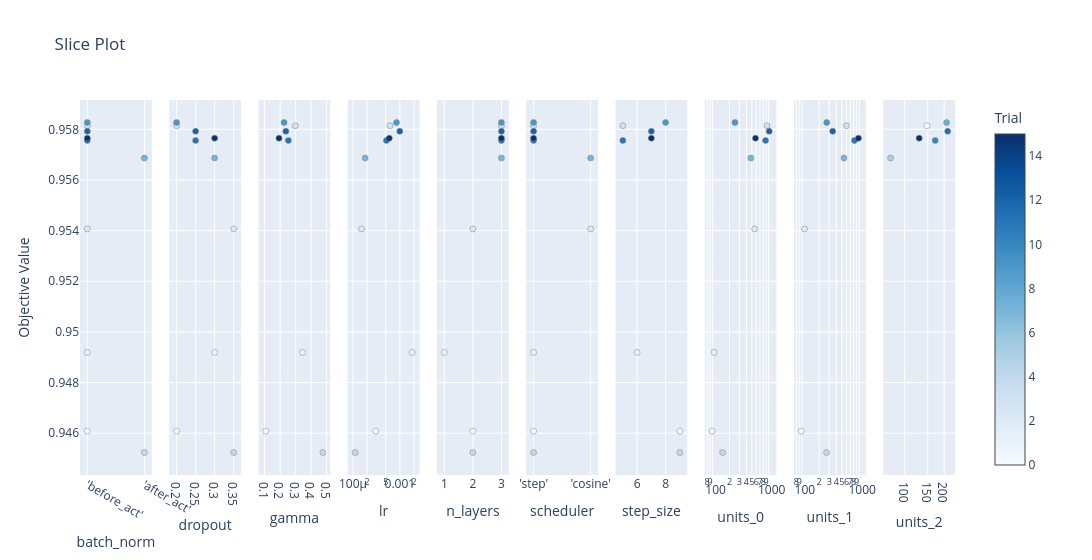

Notebook source saved alongside this figure:
### Markdown cell above
## Visualization: Slice Plot

### Code cell
fig = _safe_viz(plot_slice, study, min_complete=5)
_save_viz(fig, 'slice_plot.html')
if fig: fig.show()

### Figure 1 — Plotly figure (JSON) as saved in the notebook; plotly's stock layout.template omitted (floating-point values rounded to 4 significant figures)
{"data": [{"marker": {"color": [0, 1, 2, 3, 9, 11, 12, 15, 4, 7], "colorbar": {"title": {"text": "Trial"}, "x": 1, "xpad": 40}, "colorscale": [[0, "rgb(247,251,255)"], [0.125, "rgb(222,235,247)"], [0.25, "rgb(198,219,239)"], [0.375, "rgb(158,202,225)"], [0.5, "rgb(107,174,214)"], [0.625, "rgb(66,146,198)"], [0.75, "rgb(33,113,181)"], [0.875, "rgb(8,81,156)"], [1, "rgb(8,48,107)"]], "line": {"color": "Grey", "width": 0.5}, "showscale": true}, "mode": "markers", "name": "Feasible Trial", "showlegend": false, "type": "scatter", "x": ["'before_act'", "'before_act'", "'before_act'", "'before_act'", "'before_act'", "'before_act'", "'before_act'", "'before_act'", "'after_act'", "'after_act'"], "xaxis": "x", "y": [0.9461, 0.9492, 0.9541, 0.9581, 0.9583, 0.9576, 0.9579, 0.9577, 0.9452, 0.9569], "yaxis": "y"}, {"marker": {"color": [0, 1, 2, 3, 4, 7, 9, 11, 12, 15], "colorbar": {"title": {"text": "Trial"}, "x": 1, "xpad": 40}, "colorscale": [[0, "rgb(247,251,255)"], [0.125, "rgb(222,235,247)"], [0.25, "rgb(198,219,239)"], [0.375, "rgb(158,202,225)"], [0.5, "rgb(107,174,214)"], [0.625, "rgb(66,146,198)"], [0.75, "rgb(33,113,181)"], [0.875, "rgb(8,81,156)"], [1, "rgb(8,48,107)"]], "line": {"color": "Grey", "width": 0.5}, "showscale": false}, "mode": "markers", "name": "Feasible Trial", "showlegend": false, "type": "scatter", "x": [0.2, 0.3, 0.35, 0.2, 0.35, 0.3, 0.2, 0.25, 0.25, 0.3], "xaxis": "x2", "y": [0.9461, 0.9492, 0.9541, 0.9581, 0.9452, 0.9569, 0.9583, 0.9576, 0.9579, 0.9577], "yaxis": "y2"}, {"marker": {"color": [0, 1, 3, 4, 9, 11, 12, 15], "colorbar": {"title": {"text": "Trial"}, "x": 1, "xpad": 40}, "colorscale": [[0, "rgb(247,251,255)"], [0.125, "rgb(222,235,247)"], [0.25, "rgb(198,219,239)"], [0.375, "rgb(158,202,225)"], [0.5, "rgb(107,174,214)"], [0.625, "rgb(66,146,198)"], [0.75, "rgb(33,113,181)"], [0.875, "rgb(8,81,156)"], [1, "rgb(8,48,107)"]], "line": {"color": "Grey", "width": 0.5}, "showscale": false}, "mode": "markers", "name": "Feasible Trial", "showlegend": false, "type": "scatter", "x": [0.1082, 0.3447, 0.2981, 0.4758, 0.2257, 0.2533, 0.2371, 0.1931], "xaxis": "x3", "y": [0.9461, 0.9492, 0.9581, 0.9452, 0.9583, 0.9576, 0.9579, 0.9577], "yaxis": "y3"}, {"marker": {"color": [0, 1, 2, 3, 4, 7, 9, 11, 12, 15], "colorbar": {"title": {"text": "Trial"}, "x": 1, "xpad": 40}, "colorscale": [[0, "rgb(247,251,255)"], [0.125, "rgb(222,235,247)"], [0.25, "rgb(198,219,239)"], [0.375, "rgb(158,202,225)"], [0.5, "rgb(107,174,214)"], [0.625, "rgb(66,146,198)"], [0.75, "rgb(33,113,181)"], [0.875, "rgb(8,81,156)"], [1, "rgb(8,48,107)"]], "line": {"color": "Grey", "width": 0.5}, "showscale": false}, "mode": "markers", "name": "Feasible Trial", "showlegend": false, "type": "scatter", "x": [0.0003071, 0.001828, 0.0001519, 0.0006172, 0.0001109, 0.0001814, 0.0008471, 0.0005157, 0.0009946, 0.000594], "xaxis": "x4", "y": [0.9461, 0.9492, 0.9541, 0.9581, 0.9452, 0.9569, 0.9583, 0.9576, 0.9579, 0.9577], "yaxis": "y4"}, {"marker": {"color": [0, 1, 2, 3, 4, 7, 9, 11, 12, 15], "colorbar": {"title": {"text": "Trial"}, "x": 1, "xpad": 40}, "colorscale": [[0, "rgb(247,251,255)"], [0.125, "rgb(222,235,247)"], [0.25, "rgb(198,219,239)"], [0.375, "rgb(158,202,225)"], [0.5, "rgb(107,174,214)"], [0.625, "rgb(66,146,198)"], [0.75, "rgb(33,113,181)"], [0.875, "rgb(8,81,156)"], [1, "rgb(8,48,107)"]], "line": {"color": "Grey", "width": 0.5}, "showscale": false}, "mode": "markers", "name": "Feasible Trial", "showlegend": false, "type": "scatter", "x": [2, 1, 2, 3, 2, 3, 3, 3, 3, 3], "xaxis": "x5", "y": [0.9461, 0.9492, 0.9541, 0.9581, 0.9452, 0.9569, 0.9583, 0.9576, 0.9579, 0.9577], "yaxis": "y5"}, {"marker": {"color": [0, 1, 3, 4, 9, 11, 12, 15, 2, 7], "colorbar": {"title": {"text": "Trial"}, "x": 1, "xpad": 40}, "colorscale": [[0, "rgb(247,251,255)"], [0.125, "rgb(222,235,247)"], [0.25, "rgb(198,219,239)"], [0.375, "rgb(158,202,225)"], [0.5, "rgb(107,174,214)"], [0.625, "rgb(66,146,198)"], [0.75, "rgb(33,113,181)"], [0.875, "rgb(8,81,156)"], [1, "rgb(8,48,107)"]], "line": {"color": "Grey", "width": 0.5}, "showscale": false}, "mode": "markers", "name": "Feasible Trial", "showlegend": false, "type": "scatter", "x": ["'step'", "'step'", "'step'", "'step'", "'step'", "'step'", "'step'", "'step'", "'cosine'", "'cosine'"], "xaxis": "x6", "y": [0.9461, 0.9492, 0.9581, 0.9452, 0.9583, 0.9576, 0.9579, 0.9577, 0.9541, 0.9569], "yaxis": "y6"}, {"marker": {"color": [0, 1, 3, 4, 9, 11, 12, 15], "colorbar": {"title": {"text": "Trial"}, "x": 1, "xpad": 40}, "colorscale": [[0, "rgb(247,251,255)"], [0.125, "rgb(222,235,247)"], [0.25, "rgb(198,219,239)"], [0.375, "rgb(158,202,225)"], [0.5, "rgb(107,174,214)"], [0.625, "rgb(66,146,198)"], [0.75, "rgb(33,113,181)"], [0.875, "rgb(8,81,156)"], [1, "rgb(8,48,107)"]], "line": {"color": "Grey", "width": 0.5}, "showscale": false}, "mode": "markers", "name": "Feasible Trial", "showlegend": false, "type": "scatter", "x": [9, 6, 5, 9, 8, 5, 7, 7], "xaxis": "x7", "y": [0.9461, 0.9492, 0.9581, 0.9452, 0.9583, 0.9576, 0.9579, 0.9577], "yaxis": "y7"}, {"marker": {"color": [0, 1, 2, 3, 4, 7, 9, 11, 12, 15], "colorbar": {"title": {"text": "Trial"}, "x": 1, "xpad": 40}, "colorscale": [[0, "rgb(247,251,255)"], [0.125, "rgb(222,235,247)"], [0.25, "rgb(198,219,239)"], [0.375, "rgb(158,202,225)"], [0.5, "rgb(107,174,214)"], [0.625, "rgb(66,146,198)"], [0.75, "rgb(33,113,181)"], [0.875, "rgb(8,81,156)"], [1, "rgb(8,48,107)"]], "line": {"color": "Grey", "width": 0.5}, "showscale": false}, "mode": "markers", "name": "Feasible Trial", "showlegend": false, "type": "scatter", "x": [98, 106, 564, 931, 151, 482, 251, 881, 1021, 583], "xaxis": "x8", "y": [0.9461, 0.9492, 0.9541, 0.9581, 0.9452, 0.9569, 0.9583, 0.9576, 0.9579, 0.9577], "yaxis": "y8"}, {"marker": {"color": [0, 2, 3, 4, 7, 9, 11, 12, 15], "colorbar": {"title": {"text": "Trial"}, "x": 1, "xpad": 40}, "colorscale": [[0, "rgb(247,251,255)"], [0.125, "rgb(222,235,247)"], [0.25, "rgb(198,219,239)"], [0.375, "rgb(158,202,225)"], [0.5, "rgb(107,174,214)"], [0.625, "rgb(66,146,198)"], [0.75, "rgb(33,113,181)"], [0.875, "rgb(8,81,156)"], [1, "rgb(8,48,107)"]], "line": {"color": "Grey", "width": 0.5}, "showscale": false}, "mode": "markers", "name": "Feasible Trial", "showlegend": false, "type": "scatter", "x": [98, 111, 601, 270, 542, 272, 825, 345, 968], "xaxis": "x9", "y": [0.9461, 0.9541, 0.9581, 0.9452, 0.9569, 0.9583, 0.9576, 0.9579, 0.9577], "yaxis": "y9"}, {"marker": {"color": [3, 7, 9, 11, 12, 15], "colorbar": {"title": {"text": "Trial"}, "x": 1, "xpad": 40}, "colorscale": [[0, "rgb(247,251,255)"], [0.125, "rgb(222,235,247)"], [0.25, "rgb(198,219,239)"], [0.375, "rgb(158,202,225)"], [0.5, "rgb(107,174,214)"], [0.625, "rgb(66,146,198)"], [0.75, "rgb(33,113,181)"], [0.875, "rgb(8,81,156)"], [1, "rgb(8,48,107)"]], "line": {"color": "Grey", "width": 0.5}, "showscale": false}, "mode": "markers", "name": "Feasible Trial", "showlegend": false, "type": "scatter", "x": [148, 78, 209, 171, 213, 129], "xaxis": "x10", "y": [0.9581, 0.9569, 0.9583, 0.9576, 0.9579, 0.9577], "yaxis": "y10"}], "layout": {"title": {"text": "Slice Plot"}, "width": 3000, "xaxis": {"anchor": "y", "categoryarray": ["'before_act'", "'after_act'"], "categoryorder": "array", "domain": [0, 0.082], "title": {"text": "batch_norm"}, "type": "category"}, "xaxis10": {"anchor": "y10", "domain": [0.918, 1.0], "title": {"text": "units_2"}, "type": "log"}, "xaxis2": {"anchor": "y2", "domain": [0.102, 0.184], "title": {"text": "dropout"}}, "xaxis3": {"anchor": "y3", "domain": [0.204, 0.286], "title": {"text": "gamma"}}, "xaxis4": {"anchor": "y4", "domain": [0.306, 0.388], "title": {"text": "lr"}, "type": "log"}, "xaxis5": {"anchor": "y5", "domain": [0.408, 0.49], "title": {"text": "n_layers"}}, "xaxis6": {"anchor": "y6", "categoryarray": ["'step'", "'cosine'"], "categoryorder": "array", "domain": [0.51, 0.592], "title": {"text": "scheduler"}, "type": "category"}, "xaxis7": {"anchor": "y7", "domain": [0.612, 0.694], "title": {"text": "step_size"}}, "xaxis8": {"anchor": "y8", "domain": [0.714, 0.796], "title": {"text": "units_0"}, "type": "log"}, "xaxis9": {"anchor": "y9", "domain": [0.816, 0.898], "title": {"text": "units_1"}, "type": "log"}, "yaxis": {"anchor": "x", "domain": [0, 1], "title": {"text": "Objective Value"}}, "yaxis10": {"anchor": "x10", "domain": [0, 1], "matches": "y", "showticklabels": false}, "yaxis2": {"anchor": "x2", "domain": [0, 1], "matches": "y", "showticklabels": false}, "yaxis3": {"anchor": "x3", "domain": [0, 1], "matches": "y", "showticklabels": false}, "yaxis4": {"anchor": "x4", "domain": [0, 1], "matches": "y", "showticklabels": false}, "yaxis5": {"anchor": "x5", "domain": [0, 1], "matches": "y", "showticklabels": false}, "yaxis6": {"anchor": "x6", "domain": [0, 1], "matches": "y", "showticklabels": false}, "yaxis7": {"anchor": "x7", "domain": [0, 1], "matches": "y", "showticklabels": false}, "yaxis8": {"anchor": "x8", "domain": [0, 1], "matches": "y", "showticklabels": false}, "yaxis9": {"anchor": "x9", "domain": [0, 1], "matches": "y", "showticklabels": false}}}
